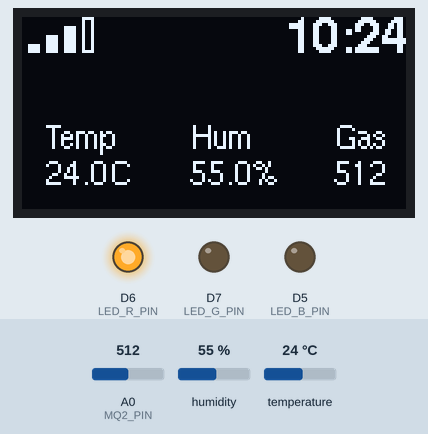
Recording of a program running on a simulated ESP8266 (NodeMCU). Parts: 128×64 one-colour display, output pins drawn as LEDs (lit = HIGH). The inputs (shaded band) are chosen by the test bench; at power-on: temperature 24 °C, A0 (MQ2_PIN) = 512, humidity 55 %. WiFi joins after 1.5 s; servers stay silent unless stated; the local clock reads 2024-03-15 10:24:30 at power-on unless the program sets it.

Above: at 3.1 s.
3.2 s: temperature set to 39 °C
At 4.5 s:
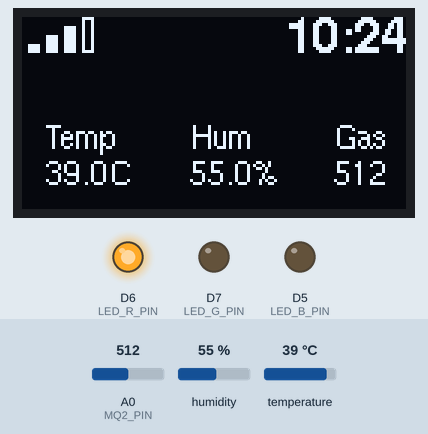
5.5 s: temperature set to 42 °C
At 6.5 s:
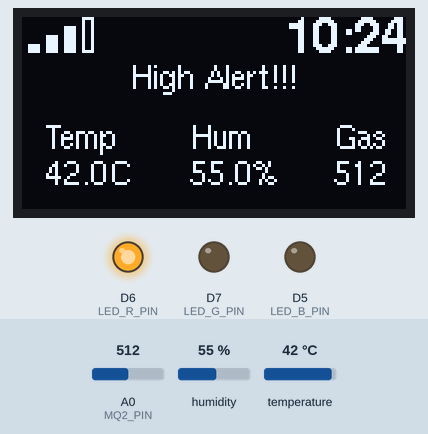
7.6 s: A0 (MQ2_PIN) set to 716
At 8.5 s:
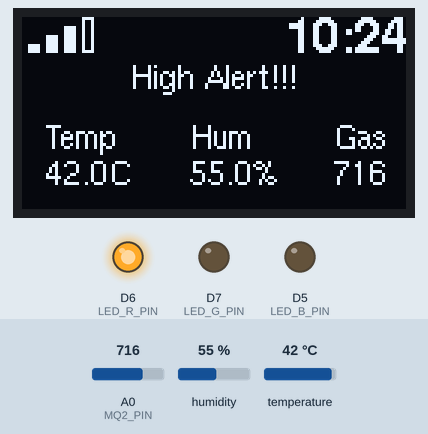
9.7 s: humidity set to 22 %
At 11.4 s:
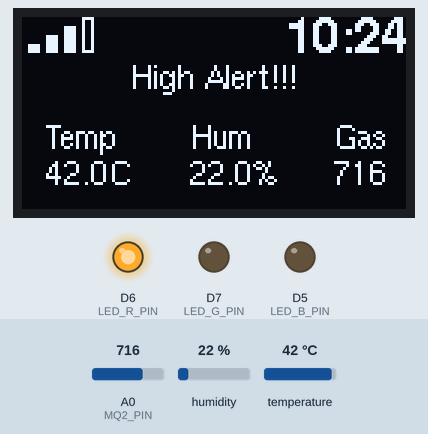
11.7 s: A0 (MQ2_PIN) set to 900
At 13.5 s:
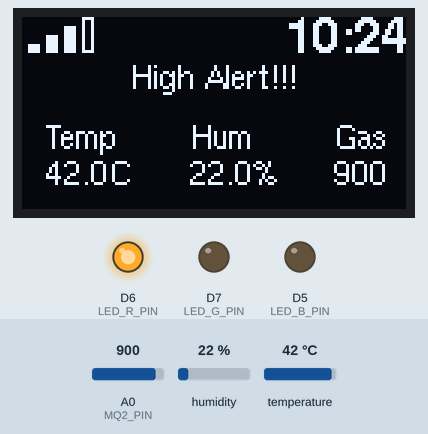
13.8 s: A0 (MQ2_PIN) set to 1023
At 15.8 s:
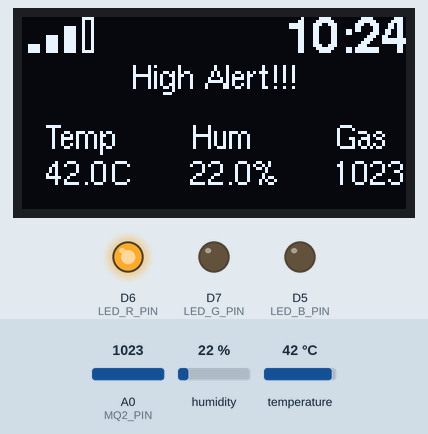
Timing chart, 0 to 17.3 s (numbered marks = the images above; inputs shaded):
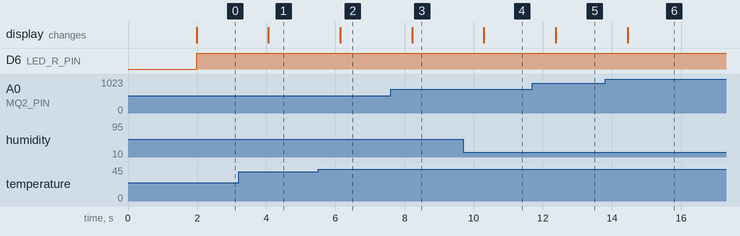

The program:

main.cpp
```cpp
#include <Arduino.h>

// ————— CẤU HÌNH CHUNG —————
#define DHTPIN          D4
#define DHTTYPE         DHT11
#define MQ2_PIN         A0

#define LED_R_PIN       D6
#define LED_G_PIN       D7
#define LED_B_PIN       D5

#define TEMP_THRESHOLD  40.0f
#define HUM_THRESHOLD   70.0f
#define GAS_THRESHOLD   300

#define BLYNK_TEMPLATE_ID   "TMPL641Z1U1wp"
#define BLYNK_TEMPLATE_NAME "relay"
#define BLYNK_AUTH_TOKEN    "14E3ut4MY2XRxcV1mPHg3igw6CllDWpz"

#include <ESP8266WiFi.h>
#include <BlynkSimpleEsp8266.h>
#include "SensorManager.h"
#include "DisplayManager.h"
#include "AlertManager.h"

#define BLYNK_TEMPLATE_ID   "TMPL641Z1U1wp"
#define BLYNK_TEMPLATE_NAME "relay"
#define BLYNK_AUTH_TOKEN    "14E3ut4MY2XRxcV1mPHg3igw6CllDWpz"

const char* ssid="vivo S17e", *pw="minh1710";

SensorManager   sm(DHTPIN,DHT11,  MQ2_PIN);
DisplayManager  dm;
AlertManager    am(LED_R_PIN,LED_G_PIN,LED_B_PIN,
                  TEMP_THRESHOLD,HUM_THRESHOLD,GAS_THRESHOLD);

void setup(){
  Serial.begin(115200);
  WiFi.begin(ssid,pw);
  while(WiFi.status()!=WL_CONNECTED) delay(200);
  Blynk.begin(BLYNK_AUTH_TOKEN,ssid,pw);
  configTime(7*3600,0,"pool.ntp.org");

  sm.begin();
  dm.begin();
  am.begin();
}

void loop(){
  Blynk.run();

  // đọc + hiển thị
  auto data   = sm.read();
  auto ts     = dm.getTime();
  bool  wifiOK= (WiFi.status()==WL_CONNECTED);
  dm.drawHeader(wifiOK,ts);
  dm.drawAlert(data.temp > TEMP_THRESHOLD);
  dm.drawBody(data);
  dm.send();

  // LED + Blynk
  bool norm = am.check(data);
  am.updateLED(norm);
  Blynk.virtualWrite(V1, ts.str);
  Blynk.virtualWrite(V2, data.temp);
  Blynk.virtualWrite(V3, data.hum);
  Blynk.virtualWrite(V4, data.gas);
  Blynk.virtualWrite(V5, norm?1:0);

  delay(1000);
}
```

AlertManager.cpp
```cpp
#include "AlertManager.h"
#include <Arduino.h>

AlertManager::AlertManager(uint8_t r,uint8_t g,uint8_t b,
                           float tTh,float hTh,int gTh)
 : _r(r),_g(g),_b(b), _t(tTh),_h(hTh),_gT(gTh) {}

void AlertManager::begin(){
  pinMode(_r,OUTPUT); pinMode(_g,OUTPUT); pinMode(_b,OUTPUT);
}

bool AlertManager::check(const SensorData& d){
  return d.temp<=_t && d.hum<=_h && d.gas<=_gT;
}

void AlertManager::updateLED(bool norm){
  analogWrite(_r, norm?0:1023);
  analogWrite(_g, norm?1023:0);
  analogWrite(_b, 0);
}
```

AlertManager.h
```cpp
#pragma once
#include "SensorManager.h"
class AlertManager {
public:
  AlertManager(uint8_t r,uint8_t g,uint8_t b,
               float tTh,float hTh,int gTh);
  void begin();
  bool check(const SensorData&);
  void updateLED(bool normal);
private:
  uint8_t _r,_g,_b;
  float _t,_h; int _gT;
};
```

DisplayManager.cpp
```cpp
#include "DisplayManager.h"
#include <ESP8266WiFi.h>  // hoặc ESP8266WiFi

DisplayManager::DisplayManager()
 : _u8g2(U8G2_R0, /* reset=*/ U8X8_PIN_NONE) {}

void DisplayManager::begin() {
  _u8g2.begin();
}

TimeStamp DisplayManager::getTime(){
  time_t t = time(nullptr);
  struct tm* tm = localtime(&t);
  TimeStamp ts;
  snprintf(ts.str,6,"%02d:%02d",tm->tm_hour,tm->tm_min);
  return ts;
}

void DisplayManager::drawHeader(bool ok, const TimeStamp& ts){
  _u8g2.clearBuffer();
  if (ok) {
    // vẽ sóng nhỏ→lớn...
    int rssi = WiFi.RSSI(), bars = (rssi>-50?4:rssi>-60?3:rssi>-70?2:rssi>-80?1:0);
    for(int i=0;i<4;i++){
      int x=2+i*6, h=(i+1)*3, y=12-h;
      if(i<bars) _u8g2.drawBox(x,y,4,h);
      else       _u8g2.drawFrame(x,y,4,h);
    }
  } else {
    _u8g2.setFont(u8g2_font_helvR08_tf);
    _u8g2.drawStr(2,12,"No connection");
  }
  _u8g2.setFont(u8g2_font_helvB12_tf);
  _u8g2.drawStr(128-_u8g2.getStrWidth(ts.str),12,ts.str);
}

void DisplayManager::drawAlert(bool highAlert){
  if (highAlert) {
    const char* msg = "High Alert!!!";
    _u8g2.setFont(u8g2_font_helvR08_tf);
    int w = _u8g2.getStrWidth(msg);
    _u8g2.drawStr((128-w)/2,24,msg);
  }
}

void DisplayManager::drawBody(const SensorData& d){
  const int x[3]={8,56,104};
  _u8g2.setFont(u8g2_font_helvR08_tf);
  _u8g2.drawStr(x[0],44,"Temp");
  _u8g2.drawStr(x[1],44,"Hum");
  _u8g2.drawStr(x[2],44,"Gas");
  char buf[16];
  snprintf(buf,sizeof(buf),"%.1fC",d.temp); _u8g2.drawStr(x[0],56,buf);
  snprintf(buf,sizeof(buf),"%.1f%%",d.hum);  _u8g2.drawStr(x[1],56,buf);
  snprintf(buf,sizeof(buf),"%d",d.gas);      _u8g2.drawStr(x[2],56,buf);
}

void DisplayManager::send(){
  _u8g2.sendBuffer();
}
```

DisplayManager.h
```cpp
#pragma once
#include <U8g2lib.h>
#include "SensorManager.h"
#include <time.h>
struct TimeStamp { char str[6]; };

class DisplayManager {
public:
  DisplayManager();
  void begin();
  TimeStamp getTime();
  void drawHeader(bool wifiOK, const TimeStamp&);
  void drawBody(const SensorData&);
  void drawAlert(bool highAlert);
  void send();
private:
  U8G2_SSD1306_128X64_NONAME_F_HW_I2C _u8g2;
};
```

SensorManager.cpp
```cpp
#include "SensorManager.h"
#include <Arduino.h>

SensorManager::SensorManager(uint8_t pinDHT, uint8_t typeDHT, uint8_t pinMQ2)
 : _dht(pinDHT, typeDHT), _mq2Pin(pinMQ2) {}

void SensorManager::begin() {
  _dht.begin();
}

SensorData SensorManager::read() {
  SensorData d;
  d.temp = _dht.readTemperature();
  d.hum  = _dht.readHumidity();
  d.gas  = analogRead(_mq2Pin);
  return d;
}
```

SensorManager.h
```cpp
#pragma once
#include <DHT.h>
struct SensorData { float temp, hum; int gas; };
class SensorManager {
public:
  SensorManager(uint8_t pinDHT, uint8_t typeDHT, uint8_t pinMQ2);
  void begin();
  SensorData read();
private:
  DHT   _dht;
  uint8_t _mq2Pin;
};
```

Measured:
- the behaviour switches between 40 and 41 °C on temperature (found by bisection; images 1 and 2)
- after the input at 3.2 s, the display: changes after 0.86 s (image 1)
- after the input at 5.5 s, the display: changes after 0.64 s (image 2)
- after the input at 7.6 s, the display: changes after 0.62 s (image 3)
- after the input at 9.7 s, the display: changes after 0.60 s (image 4)
- after the input at 11.7 s, the display: changes after 0.68 s (image 5)
- after the input at 13.8 s, the display: changes after 0.66 s (image 6)
